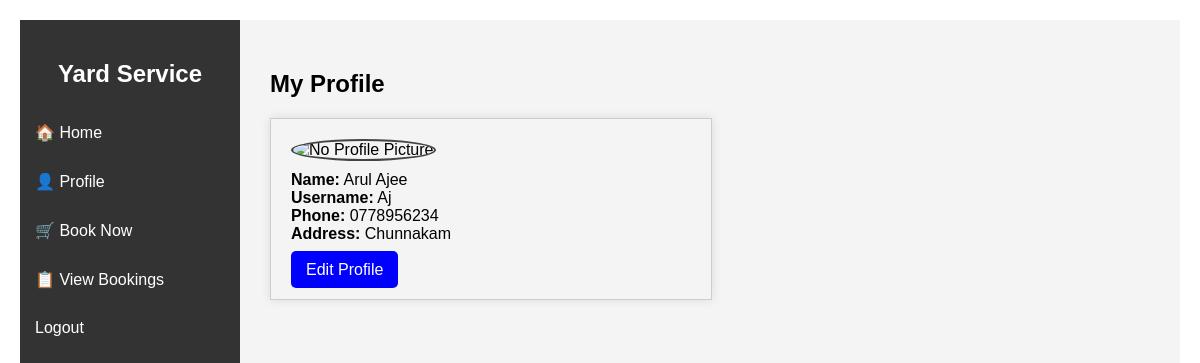
The app's page /user/dashboard.php?page=profile (signed in) with its own data.
### tables this page shows
CREATE TABLE `users` (
  `id` int(11) NOT NULL,
  `name` varchar(100) DEFAULT NULL,
  `username` varchar(50) DEFAULT NULL,
  `phone` varchar(20) DEFAULT NULL,
  `address` text DEFAULT NULL,
  `password` varchar(255) DEFAULT NULL,
  `profile_pic` varchar(255) DEFAULT NULL,
  `role` enum('user','admin') DEFAULT 'user',
  `created_at` timestamp NOT NULL DEFAULT current_timestamp()
);

### user/profile.php (the view, shortened to what this page needs)
<?php
include '../db.php';
$user_id = $_SESSION['user_id'];
$query = "SELECT name, username, phone, address, profile_pic FROM users WHERE id = ?";
$stmt = $conn->prepare($query);
$stmt->bind_param("i", $user_id);
$stmt->execute();
$result = $stmt->get_result();
$user = $result->fetch_assoc();
?>
<!DOCTYPE html>
<html>
<head>
</head>
<body>
<h2>My Profile</h2>
<div class="profile-box">
  <?php if (!empty($user['profile_pic']) && file_exists("../uploads/" . $user['profile_pic'])): ?>
    <img src="../uploads/<?= htmlspecialchars($user['profile_pic']) ?>" alt="Profile Picture" class="profile-pic"><br>
  <?php else: ?>
    <img src="../uploads/default.png" alt="No Profile Picture" class="profile-pic"><br>
  <?php endif; ?>
  <strong>Name:</strong> <?= htmlspecialchars($user['name']) ?><br>
  <strong>Username:</strong> <?= htmlspecialchars($user['username']) ?><br>
  <strong>Phone:</strong> <?= htmlspecialchars($user['phone']) ?><br>
  <strong>Address:</strong> <?= nl2br(htmlspecialchars($user['address'])) ?><br><br>
  <a href="edit_profile.php" class="btn">Edit Profile</a>
</div>
</body>
</html>

### user/dashboard.php (style rules this page uses)
body { margin: 0; font-family: Arial; display: flex; min-height: 100vh; }

### user/profile.php (style rules this page uses)
body { font-family: Arial, sans-serif; padding: 20px; }
.profile-box { border: 1px solid #ccc; padding: 20px; width: 400px; box-shadow: 0 0 10px rgba(0,0,0,0.1); }
img.profile-pic { width: 100px; height: 100px; object-fit: cover; border-radius: 50%; border: 2px solid #444; margin-bottom: 10px; }
.btn { padding: 10px 15px; background-color: blue; color: white; text-decoration: none; border-radius: 5px; }

### records on screen
users: name "Arul Ajee", username "Aj", phone "0778956234", address "Chunnakam"
